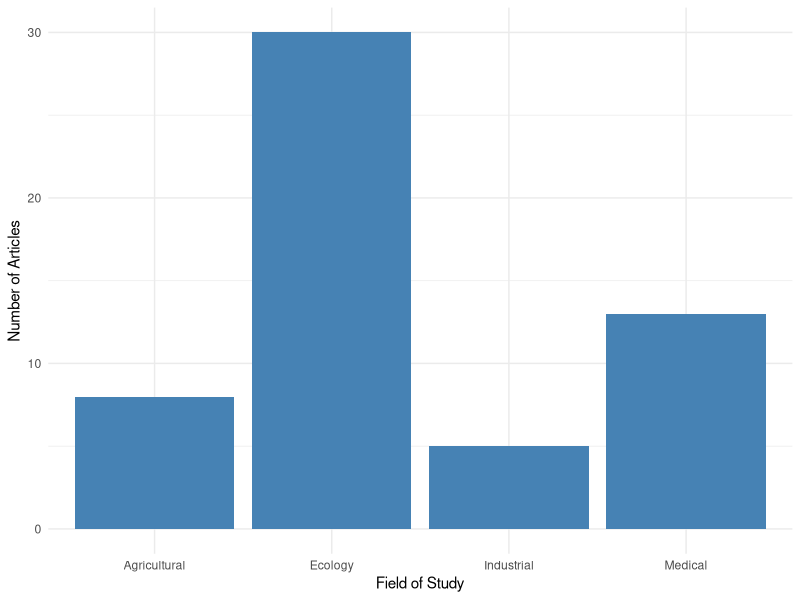
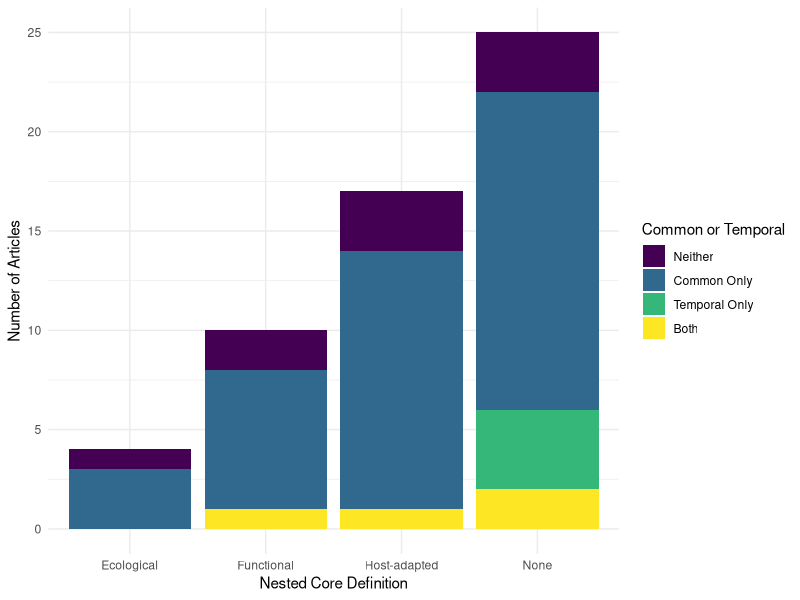

The R script that drew these images, in order:
## Script set up
#Attaching the packages required and set working directory

# run every time
# load required packages
library(readxl)
library(tidyverse)
# set working directory to file location
setwd("~/University/University 2020-2021/thesis/MicrobiomeThesis")
theme_set(theme_minimal())

#loading in sample dataset
micro <- read_excel("micro.xlsx")
View(micro)

# creating the ggplot for field of study
fieldPlot<- ggplot(data=micro, aes(x=fieldOfStudy)) +
  geom_bar(fill="steelblue") +
  labs(x = "Field of Study", y = "Number of Articles")
fieldPlot

# viridis colours are colour-blind friendly


corePlot <- ggplot(micro, aes(x = nestedCore, # possible to do intersection here instead
                              fill = interaction(commonCore, temporalCore))) +
  geom_bar() +
  # changing the x axis tick labels
  # discrete b/c the levels are unique (not on a continuous scale)
  scale_x_discrete(labels = c("Ecological", "Functional", "Host-adapted", "None")) +
  # changing the interaction legend
  # also adds viridis color scheme (d for discrete as above)
  scale_fill_viridis_d(labels = c("Neither", "Common Only", "Temporal Only", "Both")) +
  # adjust axis and legend names
  labs(x = "Nested Core Definition", y = "Number of Articles", 
       fill = "Common or Temporal")
corePlot

